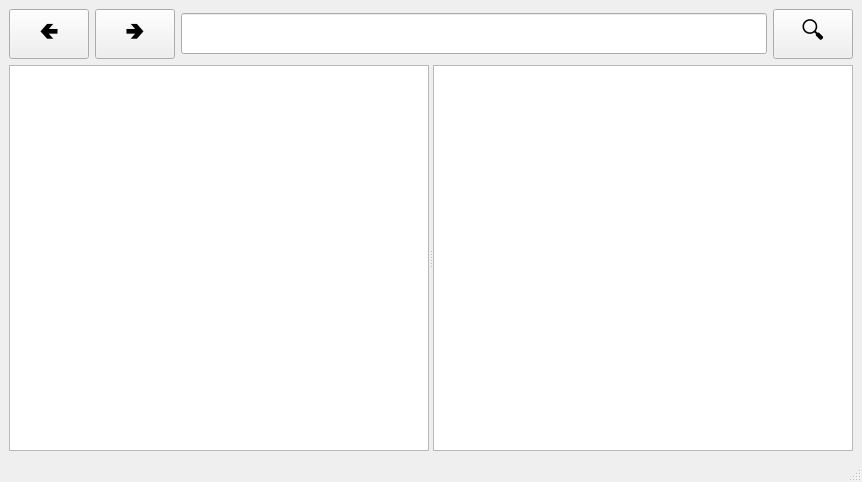
<?xml version="1.0" encoding="UTF-8"?>
<ui version="4.0">
 <class>MainWindow</class>
 <widget class="QMainWindow" name="MainWindow">
  <property name="geometry">
   <rect>
    <x>0</x>
    <y>0</y>
    <width>862</width>
    <height>482</height>
   </rect>
  </property>
  <property name="windowTitle">
   <string>File Browser</string>
  </property>
  <widget class="QWidget" name="centralwidget">
   <layout class="QGridLayout" name="gridLayout">
    <item row="0" column="0">
     <widget class="QPushButton" name="btn_left">
      <property name="minimumSize">
       <size>
        <width>0</width>
        <height>41</height>
       </size>
      </property>
      <property name="font">
       <font>
        <pointsize>18</pointsize>
       </font>
      </property>
      <property name="text">
       <string>🢀</string>
      </property>
     </widget>
    </item>
    <item row="0" column="3">
     <widget class="QPushButton" name="btn_searsh">
      <property name="minimumSize">
       <size>
        <width>0</width>
        <height>41</height>
       </size>
      </property>
      <property name="font">
       <font>
        <pointsize>18</pointsize>
       </font>
      </property>
      <property name="text">
       <string>🔍</string>
      </property>
     </widget>
    </item>
    <item row="0" column="1">
     <widget class="QPushButton" name="btn_right">
      <property name="minimumSize">
       <size>
        <width>0</width>
        <height>41</height>
       </size>
      </property>
      <property name="font">
       <font>
        <pointsize>18</pointsize>
       </font>
      </property>
      <property name="text">
       <string>🢂</string>
      </property>
     </widget>
    </item>
    <item row="0" column="2">
     <widget class="QLineEdit" name="search_field">
      <property name="minimumSize">
       <size>
        <width>0</width>
        <height>41</height>
       </size>
      </property>
      <property name="text">
       <string/>
      </property>
     </widget>
    </item>
    <item row="1" column="0" colspan="4">
     <widget class="QSplitter" name="splitter">
      <property name="orientation">
       <enum>Qt::Horizontal</enum>
      </property>
      <widget class="QTreeView" name="dir_view">
       <property name="sizePolicy">
        <sizepolicy hsizetype="Preferred" vsizetype="Expanding">
         <horstretch>0</horstretch>
         <verstretch>0</verstretch>
        </sizepolicy>
       </property>
      </widget>
      <widget class="QTreeView" name="table_view"/>
     </widget>
    </item>
   </layout>
  </widget>
  <widget class="QStatusBar" name="statusbar"/>
 </widget>
 <resources/>
 <connections/>
</ui>
